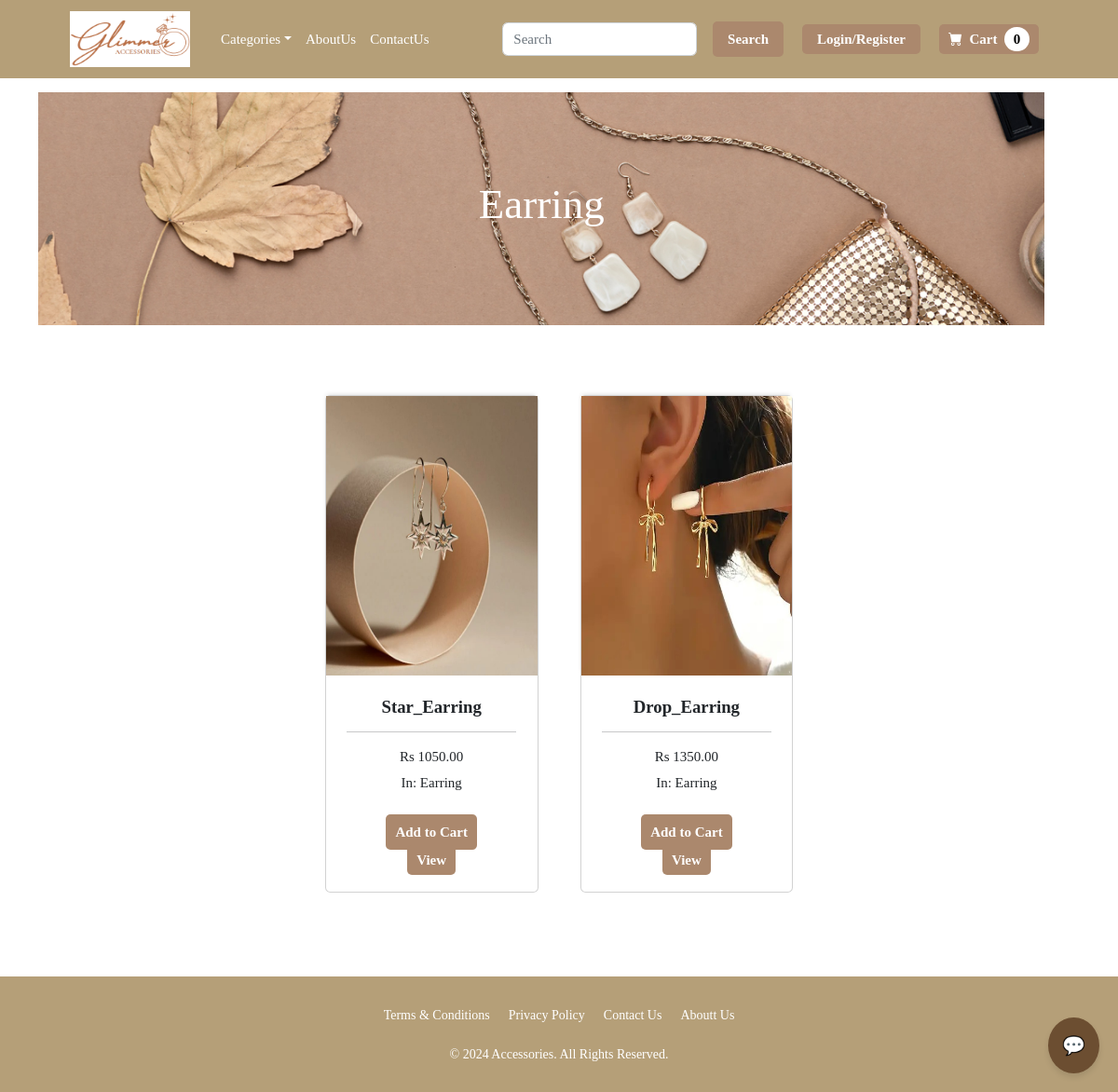
Screenshot of /category/Earring with the database file from the repository.
### ecommerce/models.py (models this page shows, shortened)
class Category(models.Model):
    name = models.CharField(max_length=200)
    def __str__(self):
		    return self.name

class Product(models.Model):
    name=models.CharField(max_length=100)
    price=models.DecimalField(default=0,decimal_places=2,max_digits=6)
    category=models.ForeignKey(Category,on_delete=models.CASCADE,default=1)
    description=models.CharField(max_length=250,default='',blank=True,null=True)
    image=models.ImageField(upload_to='uploads/product')
    is_sale=models.BooleanField(default=False)
    sale_price=models.DecimalField(default=0,decimal_places=2,max_digits=6)

### ecommerce/views.py (the view)
# urls.py: path('category/<str:cat>',views.category,name='category'),
def category(request,cat):
    cat=cat.replace('_',' ')
    try:
        category=Category.objects.get(name=cat)
        products=Product.objects.filter(category=category)
        return render(request,'category.html',{'products':products,'category':category})
    except:
        messages.success(request,("The category doesn't exist..."))
        return redirect('home')

### cart/context_processors.py (called while the page is built)
def cart(request):
    return{'cart':Cart(request)}

### ecommerce/templates/category.html (shortened to what this page needs)
{%extends 'main.html' %}
{%load static%}
{%block content%}
<html>
    <head>
    </head>
</html>
<header class="py-5">
    <div class="container" >
        <div id="slider" style="height: 250px;">
            <figure>
                <img src="{% static 'images/4.jpg' %}" alt="Image 1">
            </figure>
            <div class="overlay">
                <h1>{{category}}</h1>
            </div>
        </div>
    </div>
</header>
<section class="py-5">
    <div class="container px-4 px-lg-5 mt-3">
        <div class="row gx-4 gx-lg-5 row-cols-2 row-cols-md-3 row-cols-xl-4 justify-content-center">
            {%for product in products%}
                {% if product.is_sale %}
                    <div class="col mb-5">
                        <div class="card h-100">
                             <div class="badge  text-white position-absolute" style="top: 0.5rem; right: 0.5rem;background-color:#C62E2E;">Sale</div>
                            <img class="thumbnail" src="{{product.image.url}}" alt="..." />
                            <div class="card-body p-4">
                                <div class="text-center">
                                    <h5 class="fw-bolder">{{product.name}}</h5>
                                    <hr>
                                    <h6><strike>Rs {{product.price}}</strike></h6>
                                    <h6>Rs {{product.sale_price}}</h6>
                                    In: {{product.category}}
                                </div>
                            </div>
                            <div class="card-footer p-4 pt-0 border-top-0 bg-transparent">
                                <div class="text-center">
                                    <button data-product="" data-action="add" class="custom-cart-button">Add to Cart</button>
                                    <a class="custom-cart-button" href="{%url 'product' product.id %}">View</a>
                                </div>
                            </div>
                        </div>
                    </div>
                {% else %}
                    <div class="col mb-5">
                        <div class="card h-100">
                            <img class="thumbnail" src="{{product.image.url}}" alt="..." />
                            <div class="card-body p-4">
                                <div class="text-center">
                                    <h5 class="fw-bolder">{{product.name}}</h5>
                                    <hr>
                                    <h6 style="display: inline-block;">Rs {{product.price}}</h6>
                                    <br>
                                    In: {{product.category}}
                                </div>
                            </div>
                            <div class="card-footer p-4 pt-0 border-top-0 bg-transparent">
                                <div class="text-center">
                                    <button data-product="" data-action="add" class="custom-cart-button">Add to Cart</button>
                                    <a class="custom-cart-button" href="{%url 'product' product.id %}">View</a>
                                </div>
                            </div>
                        </div>
                    </div>
                {% endif %}
            {% endfor %}
        </div>
    </div>
</section>
{%endblock content%}

### ecommerce/templates/main.html (style rules this page uses)
* { margin: 0; padding: 0; box-sizing: border-box; }

### ecommerce/templates/category.html (style rules this page uses)
* { margin: 0; padding: 0; box-sizing: border-box; }
html, body { width: 100%; height: 100%; overflow-x: hidden; }
#slider { position: relative; width: 90vw; height: 70vh; overflow: hidden; }
#slider figure { display: flex; position: absolute; width: 800%; margin: 0; left: 0; top: 0; animation: sliderAnimation 15s infinite; }
#slider figure img { width: 90vw; height: 70vh; object-fit: cover; }
.overlay { position: absolute; top: 0; left: 0; width: 100%; height: 100%; background: rgba(0, 0, 0, 0); display: flex; flex-direction: column; justify-content: center; align-items: center; color: white; text-align: center; }
.overlay h1 { font-size: 3rem; margin-bottom: 10px; color: white; }

### rows the page displays
Category: name "Earring"
Product: image (picture), name "Star_Earring", price "1050.00", category "Earring"
Product: image (picture), name "Drop_Earring", price "1350.00", category "Earring"
